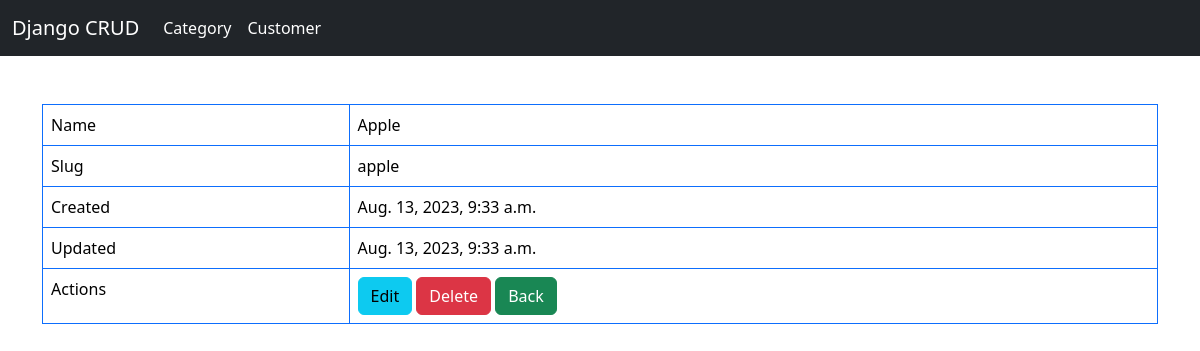
Screenshot of /category/detail/apple/ with the database file from the repository.
### category/models.py (models this page shows, shortened)
class Category(models.Model):
    name = models.CharField(max_length=255)
    slug = models.SlugField(max_length=255, unique=name)
    created_at = models.DateTimeField(auto_now_add=True)
    updated_at = models.DateTimeField(auto_now=True)

### category/views.py (the view)
# urls.py: path('category/detail/<slug:slug>/', CategoryDetailView.as_view(), name='category_detail'),
class CategoryDetailView(DetailView):
    model = Category

### category/templates/category/category_detail.html
{% extends 'category/base.html' %}
{% block contents %}
<div class="row py-5">
    <div class="col-md-12">
        <table class="table table-bordered border-primary">
            <tbody>
                <tr>
                    <td>
                        Name
                    </td>
                    <td>
                        {{ category.name }}
                    </td>
                </tr>
                <tr>
                    <td>
                        Slug
                    </td>
                    <td>
                        {{ category.slug }}
                    </td>
                </tr>
                <tr>
                    <td>
                        Created
                    </td>
                    <td>
                        {{ category.created_at }}
                    </td>
                </tr>
                <tr>
                    <td>
                        Updated
                    </td>
                    <td>
                        {{ category.updated_at }}
                    </td>
                </tr>
                <tr>
                    <td>
                        Actions
                    </td>
                    <td>
                        <a href="{% url 'category_update' category.slug  %}" class="btn btn-info">
                            Edit
                        </a>
                        <a href="{% url 'category_delete' category.slug  %}" class="btn btn-danger">
                            Delete
                        </a>
                        <a href="{% url 'category_list' %}" class="btn btn-success">
                            Back
                        </a>
                    </td>
                </tr>
            </tbody>
        </table>
    </div>
</div>
{% endblock %}

### rows the page displays
Category: name "Apple", slug "apple", created_at "Aug. 13, 2023, 9:33 a.m.", updated_at "Aug. 13, 2023, 9:33 a.m."
